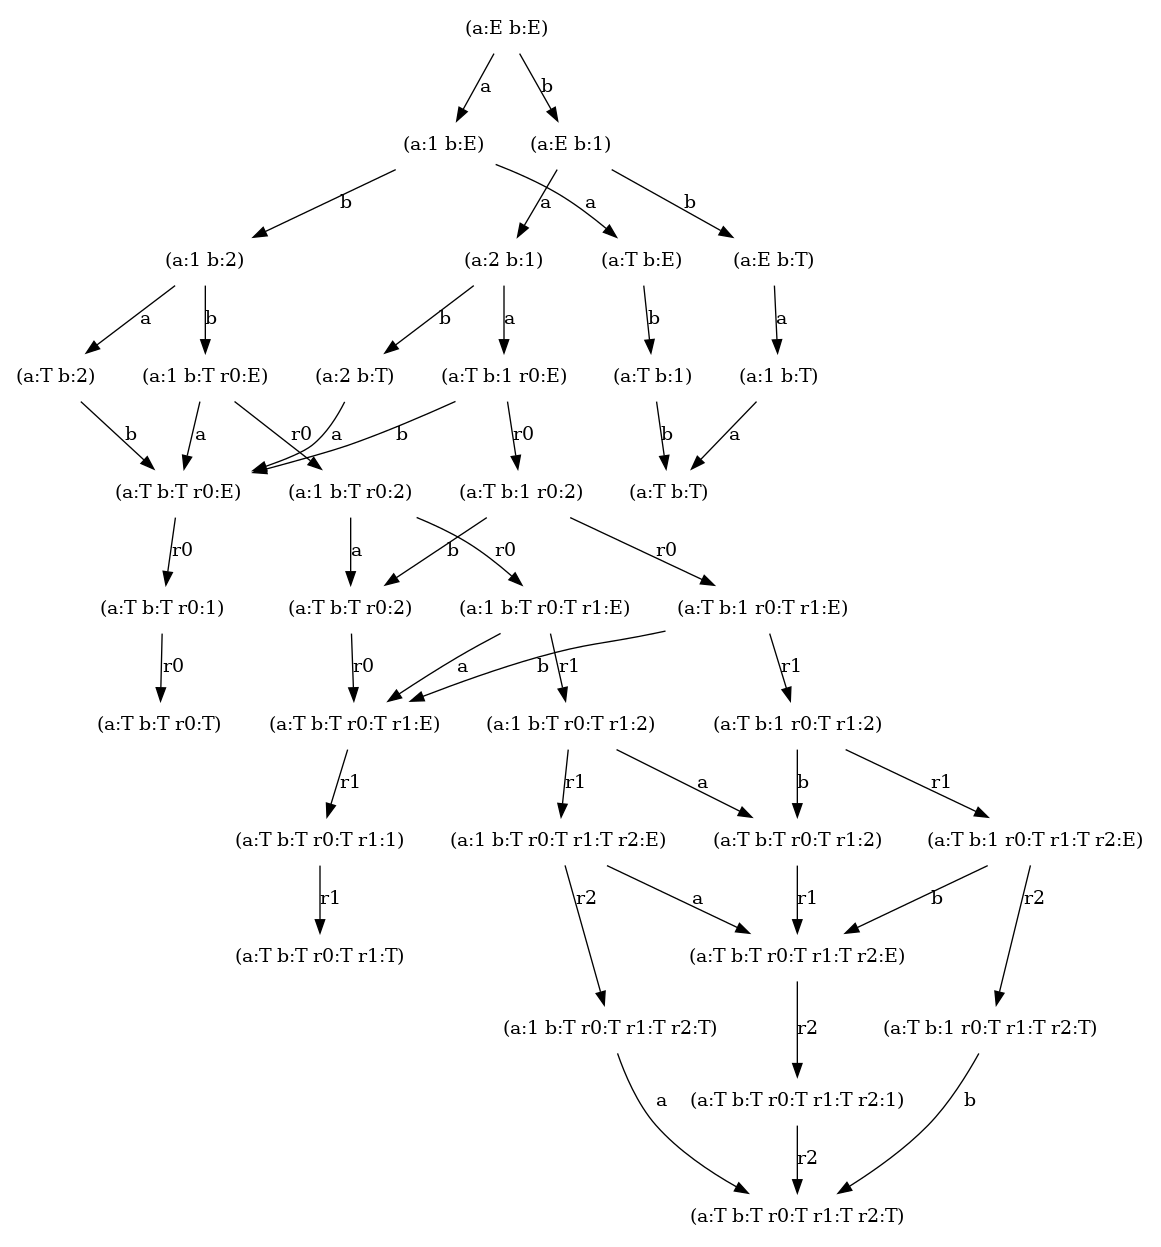

Generate this figure with Python:
from race2.abstract import (
    ProcessGenerator,
    Execution,
    ProcessID,
    Visitor,
)
from race2.util.graphviz import graphviz
from race2_examples.util import DB


def main():
    MAX_RETRY_COUNT = 3

    def factory() -> Execution:
        database: DB = DB()

        thread_ctr: int = 0

        def thread(
            database: DB,
            thread_id: int,
            retry_ctr: int = 1,
            max_retry_count: int = MAX_RETRY_COUNT,
        ) -> ProcessGenerator:
            nonlocal thread_ctr

            if database.compare_and_swap(
                value_key="1", expected_value=None, set_value=thread_id
            ):
                yield 1
                database.compare_and_swap(
                    value_key="1", expected_value=thread_id, set_value=None
                )
            elif retry_ctr > max_retry_count:
                pass
            else:
                yield 2
                exec.add_process(
                    ProcessID(thread_ctr),
                    thread(database, thread_ctr, retry_ctr=retry_ctr + 1),
                )

                thread_ctr += 1

        exec = Execution()
        for i in range(2):
            exec.add_process(ProcessID(i), thread(database, i))
            thread_ctr = i + 1
        return exec

    vis = Visitor(factory)
    vis.next()

    # note there's no r3 process, meaning there can never be 3 retries
    graphviz(
        vis,
        process_id_map={
            0: "a",
            1: "b",
            **{k: f"r{k - 2}" for k in range(2, MAX_RETRY_COUNT + 2)},
        },
        filename="retry",
    )


if __name__ == "__main__":
    main()
